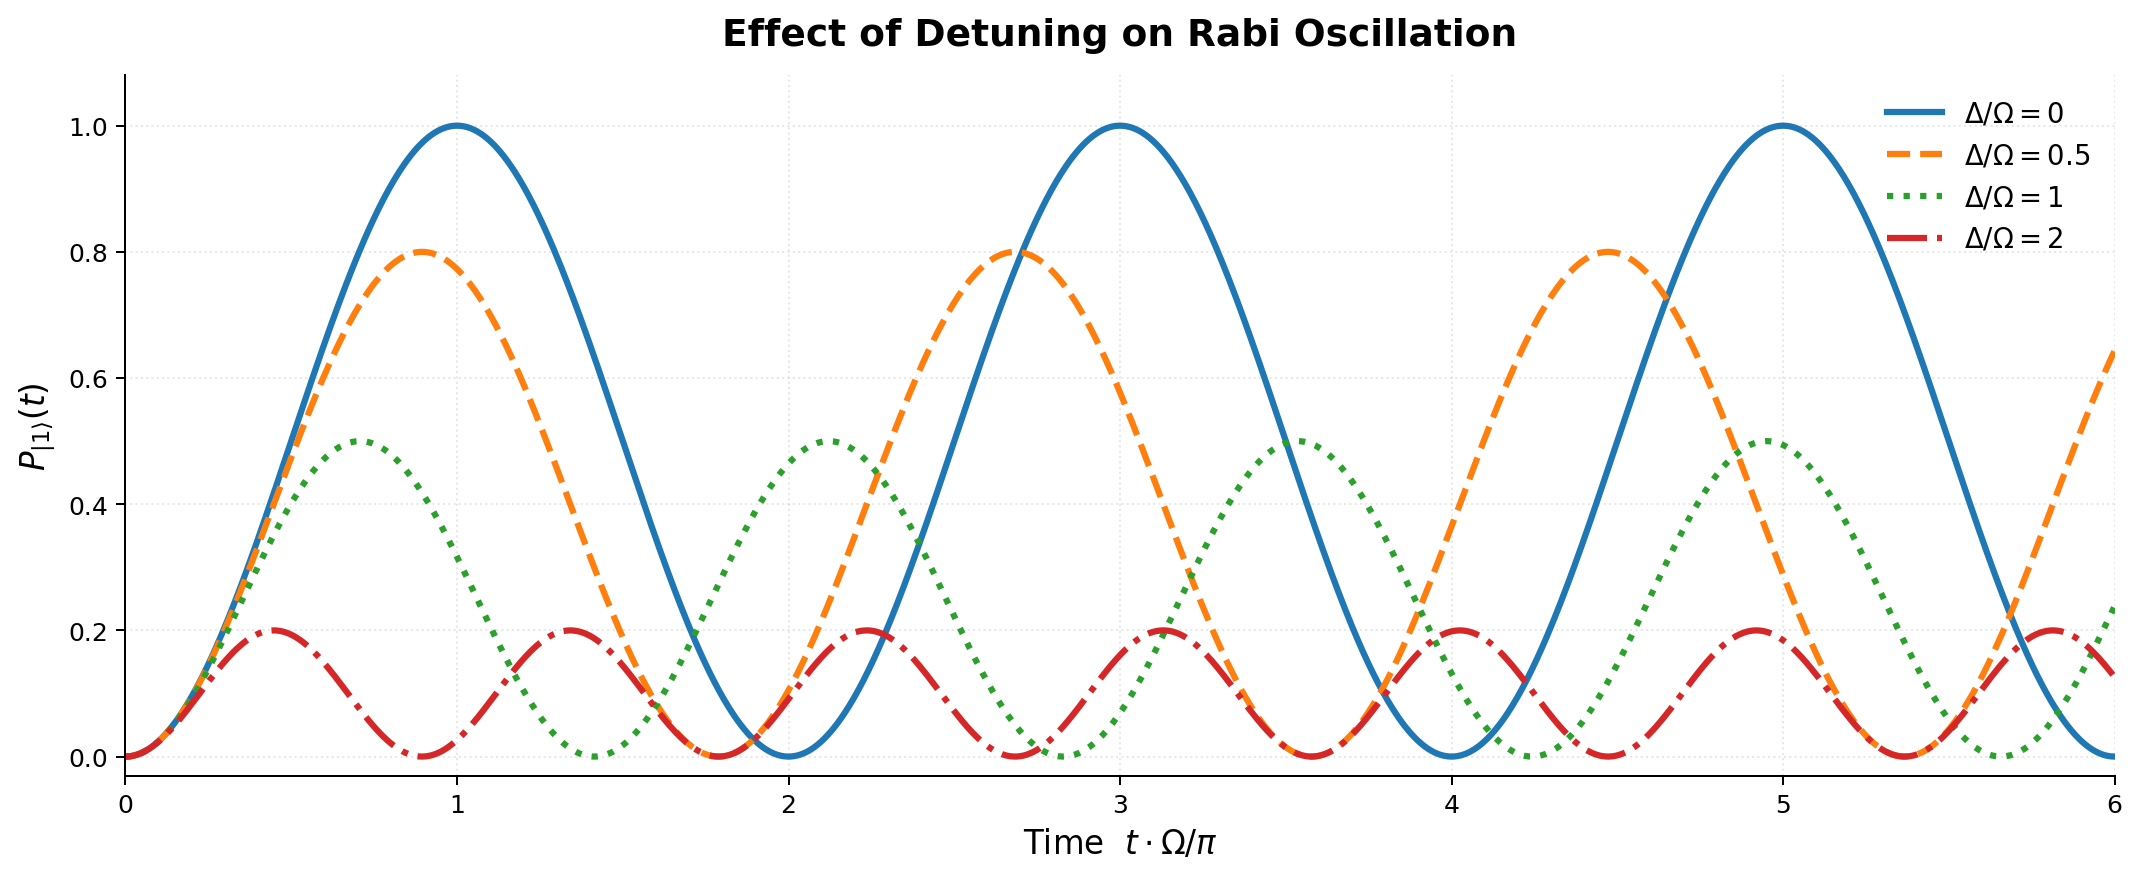

This figure's Python source:
"""
Detuned Rabi Oscillation: P_1(t) for different detuning values
"""
import numpy as np
import matplotlib.pyplot as plt

# --- Parameters ---
t = np.linspace(0, 6 * np.pi, 1200)  # t in units of 1/Omega
delta_over_omega = [0, 0.5, 1.0, 2.0]

colors = ['#1f77b4', '#ff7f0e', '#2ca02c', '#d62728']
styles = ['-', '--', ':', '-.']
labels = [r'$\Delta/\Omega = 0$', r'$\Delta/\Omega = 0.5$',
          r'$\Delta/\Omega = 1$', r'$\Delta/\Omega = 2$']

# --- Plot ---
fig, ax = plt.subplots(figsize=(12, 5))

for d, c, ls, lab in zip(delta_over_omega, colors, styles, labels):
    omega_tilde = np.sqrt(1 + d**2)  # normalized generalised Rabi freq
    amplitude = 1.0 / (1 + d**2)     # (Omega / Omega_tilde)^2
    P1 = amplitude * np.sin(omega_tilde * t / 2) ** 2
    ax.plot(t / np.pi, P1, color=c, ls=ls, lw=2.5, label=lab)

# Formatting
ax.set_xlabel(r'Time  $t \cdot \Omega / \pi$', fontsize=13)
ax.set_ylabel(r'$P_{|1\rangle}(t)$', fontsize=13)
ax.set_title('Effect of Detuning on Rabi Oscillation', fontsize=15, fontweight='bold', pad=12)
ax.set_xlim(0, 6)
ax.set_ylim(-0.03, 1.08)
ax.set_xticks([0, 1, 2, 3, 4, 5, 6])
ax.legend(fontsize=11, loc='upper right', frameon=False)
ax.grid(alpha=0.3, ls=':')
ax.spines['top'].set_visible(False)
ax.spines['right'].set_visible(False)

plt.tight_layout()
plt.savefig('C:/Personal Profile/Profile/ScienceResearch/Quantum Computing/Rydberg atom/attachments/rabi_oscillation_detuned.png',
            dpi=180, bbox_inches='tight')
plt.close()
print("Done: rabi_oscillation_detuned.png")
